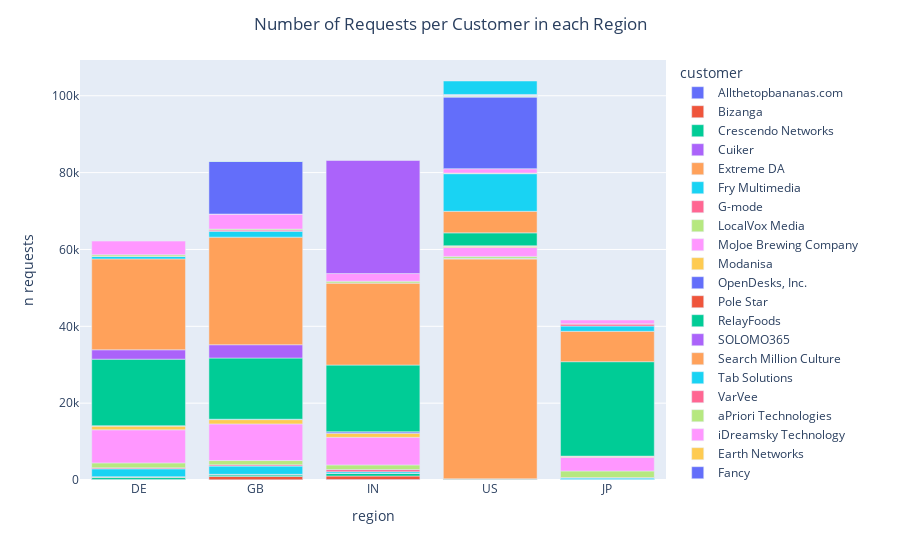

Here is the notebook cell this chart was saved with:
### Code cell
fig = px.bar(x=df.region, y=df.rec_provider, color=df.requester, barmode="relative", labels={"x":"region", "y":"n requests", "color":"customer"})
fig.update_layout(title_text='Number of Requests per Customer in each Region', title_x=0.5)

fig.show()

### Figure 1 — Plotly figure (JSON) as saved in the notebook; plotly's stock layout.template omitted (floating-point values rounded to 4 significant figures)
{"data": [{"alignmentgroup": "True", "hovertemplate": "customer=Allthetopbananas.com<br>region=%{x}<br>n requests=%{y}<extra></extra>", "legendgroup": "Allthetopbananas.com", "marker": {"color": "#636efa", "pattern": {"shape": ""}}, "name": "Allthetopbananas.com", "offsetgroup": "Allthetopbananas.com", "orientation": "v", "showlegend": true, "textposition": "auto", "type": "bar", "x": ["DE", "GB", "IN", "US"], "xaxis": "x", "y": [51, 50, 107, 8], "yaxis": "y"}, {"alignmentgroup": "True", "hovertemplate": "customer=Bizanga<br>region=%{x}<br>n requests=%{y}<extra></extra>", "legendgroup": "Bizanga", "marker": {"color": "#EF553B", "pattern": {"shape": ""}}, "name": "Bizanga", "offsetgroup": "Bizanga", "orientation": "v", "showlegend": true, "textposition": "auto", "type": "bar", "x": ["DE", "GB", "IN", "JP", "US"], "xaxis": "x", "y": [107, 869, 930, 3, 211], "yaxis": "y"}, {"alignmentgroup": "True", "hovertemplate": "customer=Crescendo Networks<br>region=%{x}<br>n requests=%{y}<extra></extra>", "legendgroup": "Crescendo Networks", "marker": {"color": "#00cc96", "pattern": {"shape": ""}}, "name": "Crescendo Networks", "offsetgroup": "Crescendo Networks", "orientation": "v", "showlegend": true, "textposition": "auto", "type": "bar", "x": ["DE", "GB", "IN", "JP", "US"], "xaxis": "x", "y": [573, 442, 683, 153, 82], "yaxis": "y"}, {"alignmentgroup": "True", "hovertemplate": "customer=Cuiker<br>region=%{x}<br>n requests=%{y}<extra></extra>", "legendgroup": "Cuiker", "marker": {"color": "#ab63fa", "pattern": {"shape": ""}}, "name": "Cuiker", "offsetgroup": "Cuiker", "orientation": "v", "showlegend": true, "textposition": "auto", "type": "bar", "x": ["DE", "GB", "IN", "JP", "US"], "xaxis": "x", "y": [6, 1, 13, 1, 1], "yaxis": "y"}, {"alignmentgroup": "True", "hovertemplate": "customer=Extreme DA<br>region=%{x}<br>n requests=%{y}<extra></extra>", "legendgroup": "Extreme DA", "marker": {"color": "#FFA15A", "pattern": {"shape": ""}}, "name": "Extreme DA", "offsetgroup": "Extreme DA", "orientation": "v", "showlegend": true, "textposition": "auto", "type": "bar", "x": ["DE", "GB", "JP", "US"], "xaxis": "x", "y": [115, 117, 3, 57215], "yaxis": "y"}, {"alignmentgroup": "True", "hovertemplate": "customer=Fry Multimedia<br>region=%{x}<br>n requests=%{y}<extra></extra>", "legendgroup": "Fry Multimedia", "marker": {"color": "#19d3f3", "pattern": {"shape": ""}}, "name": "Fry Multimedia", "offsetgroup": "Fry Multimedia", "orientation": "v", "showlegend": true, "textposition": "auto", "type": "bar", "x": ["DE", "GB", "IN", "JP", "US"], "xaxis": "x", "y": [2054, 2139, 414, 344, 210], "yaxis": "y"}, {"alignmentgroup": "True", "hovertemplate": "customer=G-mode<br>region=%{x}<br>n requests=%{y}<extra></extra>", "legendgroup": "G-mode", "marker": {"color": "#FF6692", "pattern": {"shape": ""}}, "name": "G-mode", "offsetgroup": "G-mode", "orientation": "v", "showlegend": true, "textposition": "auto", "type": "bar", "x": ["DE", "GB", "IN", "JP", "US"], "xaxis": "x", "y": [259, 321, 564, 123, 6], "yaxis": "y"}, {"alignmentgroup": "True", "hovertemplate": "customer=LocalVox Media<br>region=%{x}<br>n requests=%{y}<extra></extra>", "legendgroup": "LocalVox Media", "marker": {"color": "#B6E880", "pattern": {"shape": ""}}, "name": "LocalVox Media", "offsetgroup": "LocalVox Media", "orientation": "v", "showlegend": true, "textposition": "auto", "type": "bar", "x": ["DE", "GB", "IN", "JP", "US"], "xaxis": "x", "y": [1285, 1128, 1208, 1724, 466], "yaxis": "y"}, {"alignmentgroup": "True", "hovertemplate": "customer=MoJoe Brewing Company<br>region=%{x}<br>n requests=%{y}<extra></extra>", "legendgroup": "MoJoe Brewing Company", "marker": {"color": "#FF97FF", "pattern": {"shape": ""}}, "name": "MoJoe Brewing Company", "offsetgroup": "MoJoe Brewing Company", "orientation": "v", "showlegend": true, "textposition": "auto", "type": "bar", "x": ["DE", "GB", "IN", "JP", "US"], "xaxis": "x", "y": [8616, 9530, 7191, 3549, 2324], "yaxis": "y"}, {"alignmentgroup": "True", "hovertemplate": "customer=Modanisa<br>region=%{x}<br>n requests=%{y}<extra></extra>", "legendgroup": "Modanisa", "marker": {"color": "#FECB52", "pattern": {"shape": ""}}, "name": "Modanisa", "offsetgroup": "Modanisa", "orientation": "v", "showlegend": true, "textposition": "auto", "type": "bar", "x": ["DE", "GB", "IN", "JP", "US"], "xaxis": "x", "y": [988, 1117, 1027, 265, 351], "yaxis": "y"}, {"alignmentgroup": "True", "hovertemplate": "customer=OpenDesks, Inc.<br>region=%{x}<br>n requests=%{y}<extra></extra>", "legendgroup": "OpenDesks, Inc.", "marker": {"color": "#636efa", "pattern": {"shape": ""}}, "name": "OpenDesks, Inc.", "offsetgroup": "OpenDesks, Inc.", "orientation": "v", "showlegend": true, "textposition": "auto", "type": "bar", "x": ["DE", "GB", "IN", "JP", "US"], "xaxis": "x", "y": [50, 72, 412, 6, 8], "yaxis": "y"}, {"alignmentgroup": "True", "hovertemplate": "customer=Pole Star<br>region=%{x}<br>n requests=%{y}<extra></extra>", "legendgroup": "Pole Star", "marker": {"color": "#EF553B", "pattern": {"shape": ""}}, "name": "Pole Star", "offsetgroup": "Pole Star", "orientation": "v", "showlegend": true, "textposition": "auto", "type": "bar", "x": ["DE", "GB", "IN", "JP", "US"], "xaxis": "x", "y": [36, 40, 15, 47, 96], "yaxis": "y"}, {"alignmentgroup": "True", "hovertemplate": "customer=RelayFoods<br>region=%{x}<br>n requests=%{y}<extra></extra>", "legendgroup": "RelayFoods", "marker": {"color": "#00cc96", "pattern": {"shape": ""}}, "name": "RelayFoods", "offsetgroup": "RelayFoods", "orientation": "v", "showlegend": true, "textposition": "auto", "type": "bar", "x": ["DE", "GB", "IN", "JP", "US"], "xaxis": "x", "y": [17313, 15920, 17352, 24574, 3343], "yaxis": "y"}, {"alignmentgroup": "True", "hovertemplate": "customer=SOLOMO365<br>region=%{x}<br>n requests=%{y}<extra></extra>", "legendgroup": "SOLOMO365", "marker": {"color": "#ab63fa", "pattern": {"shape": ""}}, "name": "SOLOMO365", "offsetgroup": "SOLOMO365", "orientation": "v", "showlegend": true, "textposition": "auto", "type": "bar", "x": ["DE", "GB"], "xaxis": "x", "y": [2435, 3460], "yaxis": "y"}, {"alignmentgroup": "True", "hovertemplate": "customer=Search Million Culture<br>region=%{x}<br>n requests=%{y}<extra></extra>", "legendgroup": "Search Million Culture", "marker": {"color": "#FFA15A", "pattern": {"shape": ""}}, "name": "Search Million Culture", "offsetgroup": "Search Million Culture", "orientation": "v", "showlegend": true, "textposition": "auto", "type": "bar", "x": ["DE", "GB", "IN", "JP", "US"], "xaxis": "x", "y": [23657, 28002, 21365, 7906, 5610], "yaxis": "y"}, {"alignmentgroup": "True", "hovertemplate": "customer=Tab Solutions<br>region=%{x}<br>n requests=%{y}<extra></extra>", "legendgroup": "Tab Solutions", "marker": {"color": "#19d3f3", "pattern": {"shape": ""}}, "name": "Tab Solutions", "offsetgroup": "Tab Solutions", "orientation": "v", "showlegend": true, "textposition": "auto", "type": "bar", "x": ["DE", "GB", "JP", "US"], "xaxis": "x", "y": [623, 1515, 1366, 9790], "yaxis": "y"}, {"alignmentgroup": "True", "hovertemplate": "customer=VarVee<br>region=%{x}<br>n requests=%{y}<extra></extra>", "legendgroup": "VarVee", "marker": {"color": "#FF6692", "pattern": {"shape": ""}}, "name": "VarVee", "offsetgroup": "VarVee", "orientation": "v", "showlegend": true, "textposition": "auto", "type": "bar", "x": ["DE", "GB", "IN", "JP", "US"], "xaxis": "x", "y": [97, 314, 4, 530, 119], "yaxis": "y"}, {"alignmentgroup": "True", "hovertemplate": "customer=aPriori Technologies<br>region=%{x}<br>n requests=%{y}<extra></extra>", "legendgroup": "aPriori Technologies", "marker": {"color": "#B6E880", "pattern": {"shape": ""}}, "name": "aPriori Technologies", "offsetgroup": "aPriori Technologies", "orientation": "v", "showlegend": true, "textposition": "auto", "type": "bar", "x": ["DE", "GB", "IN", "JP", "US"], "xaxis": "x", "y": [370, 260, 447, 58, 57], "yaxis": "y"}, {"alignmentgroup": "True", "hovertemplate": "customer=iDreamsky Technology<br>region=%{x}<br>n requests=%{y}<extra></extra>", "legendgroup": "iDreamsky Technology", "marker": {"color": "#FF97FF", "pattern": {"shape": ""}}, "name": "iDreamsky Technology", "offsetgroup": "iDreamsky Technology", "orientation": "v", "showlegend": true, "textposition": "auto", "type": "bar", "x": ["DE", "GB", "IN", "JP", "US"], "xaxis": "x", "y": [3542, 3919, 1995, 975, 1137], "yaxis": "y"}, {"alignmentgroup": "True", "hovertemplate": "customer=Earth Networks<br>region=%{x}<br>n requests=%{y}<extra></extra>", "legendgroup": "Earth Networks", "marker": {"color": "#FECB52", "pattern": {"shape": ""}}, "name": "Earth Networks", "offsetgroup": "Earth Networks", "orientation": "v", "showlegend": true, "textposition": "auto", "type": "bar", "x": ["GB", "US"], "xaxis": "x", "y": [3, 1], "yaxis": "y"}, {"alignmentgroup": "True", "hovertemplate": "customer=Fancy<br>region=%{x}<br>n requests=%{y}<extra></extra>", "legendgroup": "Fancy", "marker": {"color": "#636efa", "pattern": {"shape": ""}}, "name": "Fancy", "offsetgroup": "Fancy", "orientation": "v", "showlegend": true, "textposition": "auto", "type": "bar", "x": ["GB", "US"], "xaxis": "x", "y": [13678, 18668], "yaxis": "y"}, {"alignmentgroup": "True", "hovertemplate": "customer=Jun Group<br>region=%{x}<br>n requests=%{y}<extra></extra>", "legendgroup": "Jun Group", "marker": {"color": "#EF553B", "pattern": {"shape": ""}}, "name": "Jun Group", "offsetgroup": "Jun Group", "orientation": "v", "showlegend": true, "textposition": "auto", "type": "bar", "x": ["GB", "US"], "xaxis": "x", "y": [1, 3], "yaxis": "y"}, {"alignmentgroup": "True", "hovertemplate": "customer=Mission Street Manufacturing<br>region=%{x}<br>n requests=%{y}<extra></extra>", "legendgroup": "Mission Street Manufacturing", "marker": {"color": "#00cc96", "pattern": {"shape": ""}}, "name": "Mission Street Manufacturing", "offsetgroup": "Mission Street Manufacturing", "orientation": "v", "showlegend": true, "textposition": "auto", "type": "bar", "x": ["GB", "US"], "xaxis": "x", "y": [86, 100], "yaxis": "y"}, {"alignmentgroup": "True", "hovertemplate": "customer=Puentes Company<br>region=%{x}<br>n requests=%{y}<extra></extra>", "legendgroup": "Puentes Company", "marker": {"color": "#ab63fa", "pattern": {"shape": ""}}, "name": "Puentes Company", "offsetgroup": "Puentes Company", "orientation": "v", "showlegend": true, "textposition": "auto", "type": "bar", "x": ["IN"], "xaxis": "x", "y": [29427], "yaxis": "y"}, {"alignmentgroup": "True", "hovertemplate": "customer=Altammune<br>region=%{x}<br>n requests=%{y}<extra></extra>", "legendgroup": "Altammune", "marker": {"color": "#FFA15A", "pattern": {"shape": ""}}, "name": "Altammune", "offsetgroup": "Altammune", "orientation": "v", "showlegend": true, "textposition": "auto", "type": "bar", "x": ["US"], "xaxis": "x", "y": [5], "yaxis": "y"}, {"alignmentgroup": "True", "hovertemplate": "customer=Cue<br>region=%{x}<br>n requests=%{y}<extra></extra>", "legendgroup": "Cue", "marker": {"color": "#19d3f3", "pattern": {"shape": ""}}, "name": "Cue", "offsetgroup": "Cue", "orientation": "v", "showlegend": true, "textposition": "auto", "type": "bar", "x": ["US"], "xaxis": "x", "y": [4], "yaxis": "y"}, {"alignmentgroup": "True", "hovertemplate": "customer=Derceto<br>region=%{x}<br>n requests=%{y}<extra></extra>", "legendgroup": "Derceto", "marker": {"color": "#FF6692", "pattern": {"shape": ""}}, "name": "Derceto", "offsetgroup": "Derceto", "orientation": "v", "showlegend": true, "textposition": "auto", "type": "bar", "x": ["US"], "xaxis": "x", "y": [1], "yaxis": "y"}, {"alignmentgroup": "True", "hovertemplate": "customer=Doctorfun Entertainment, Ltd<br>region=%{x}<br>n requests=%{y}<extra></extra>", "legendgroup": "Doctorfun Entertainment, Ltd", "marker": {"color": "#B6E880", "pattern": {"shape": ""}}, "name": "Doctorfun Entertainment, Ltd", "offsetgroup": "Doctorfun Entertainment, Ltd", "orientation": "v", "showlegend": true, "textposition": "auto", "type": "bar", "x": ["US"], "xaxis": "x", "y": [204], "yaxis": "y"}, {"alignmentgroup": "True", "hovertemplate": "customer=FlagTap<br>region=%{x}<br>n requests=%{y}<extra></extra>", "legendgroup": "FlagTap", "marker": {"color": "#FF97FF", "pattern": {"shape": ""}}, "name": "FlagTap", "offsetgroup": "FlagTap", "orientation": "v", "showlegend": true, "textposition": "auto", "type": "bar", "x": ["US"], "xaxis": "x", "y": [2], "yaxis": "y"}, {"alignmentgroup": "True", "hovertemplate": "customer=Glory Medical<br>region=%{x}<br>n requests=%{y}<extra></extra>", "legendgroup": "Glory Medical", "marker": {"color": "#FECB52", "pattern": {"shape": ""}}, "name": "Glory Medical", "offsetgroup": "Glory Medical", "orientation": "v", "showlegend": true, "textposition": "auto", "type": "bar", "x": ["US"], "xaxis": "x", "y": [125], "yaxis": "y"}, {"alignmentgroup": "True", "hovertemplate": "customer=Joules Clothing<br>region=%{x}<br>n requests=%{y}<extra></extra>", "legendgroup": "Joules Clothing", "marker": {"color": "#636efa", "pattern": {"shape": ""}}, "name": "Joules Clothing", "offsetgroup": "Joules Clothing", "orientation": "v", "showlegend": true, "textposition": "auto", "type": "bar", "x": ["US"], "xaxis": "x", "y": [25], "yaxis": "y"}, {"alignmentgroup": "True", "hovertemplate": "customer=Marketo Japan<br>region=%{x}<br>n requests=%{y}<extra></extra>", "legendgroup": "Marketo Japan", "marker": {"color": "#EF553B", "pattern": {"shape": ""}}, "name": "Marketo Japan", "offsetgroup": "Marketo Japan", "orientation": "v", "showlegend": true, "textposition": "auto", "type": "bar", "x": ["US"], "xaxis": "x", "y": [1], "yaxis": "y"}, {"alignmentgroup": "True", "hovertemplate": "customer=Metranome<br>region=%{x}<br>n requests=%{y}<extra></extra>", "legendgroup": "Metranome", "marker": {"color": "#00cc96", "pattern": {"shape": ""}}, "name": "Metranome", "offsetgroup": "Metranome", "orientation": "v", "showlegend": true, "textposition": "auto", "type": "bar", "x": ["US"], "xaxis": "x", "y": [34], "yaxis": "y"}, {"alignmentgroup": "True", "hovertemplate": "customer=PageBites<br>region=%{x}<br>n requests=%{y}<extra></extra>", "legendgroup": "PageBites", "marker": {"color": "#ab63fa", "pattern": {"shape": ""}}, "name": "PageBites", "offsetgroup": "PageBites", "orientation": "v", "showlegend": true, "textposition": "auto", "type": "bar", "x": ["US"], "xaxis": "x", "y": [135], "yaxis": "y"}, {"alignmentgroup": "True", "hovertemplate": "customer=PureSafe water systems<br>region=%{x}<br>n requests=%{y}<extra></extra>", "legendgroup": "PureSafe water systems", "marker": {"color": "#FFA15A", "pattern": {"shape": ""}}, "name": "PureSafe water systems", "offsetgroup": "PureSafe water systems", "orientation": "v", "showlegend": true, "textposition": "auto", "type": "bar", "x": ["US"], "xaxis": "x", "y": [1], "yaxis": "y"}, {"alignmentgroup": "True", "hovertemplate": "customer=Sensor Tower<br>region=%{x}<br>n requests=%{y}<extra></extra>", "legendgroup": "Sensor Tower", "marker": {"color": "#19d3f3", "pattern": {"shape": ""}}, "name": "Sensor Tower", "offsetgroup": "Sensor Tower", "orientation": "v", "showlegend": true, "textposition": "auto", "type": "bar", "x": ["US"], "xaxis": "x", "y": [3503], "yaxis": "y"}], "layout": {"autosize": true, "barmode": "relative", "legend": {"title": {"text": "customer"}, "tracegroupgap": 0}, "margin": {"t": 60}, "title": {"text": "Number of Requests per Customer in each Region", "x": 0.5}, "xaxis": {"anchor": "y", "autorange": true, "domain": [0, 1], "range": [-0.5, 4.5], "title": {"text": "region"}, "type": "category"}, "yaxis": {"anchor": "x", "autorange": true, "domain": [0, 1], "range": [0, 109300.0], "title": {"text": "n requests"}, "type": "linear"}}}
